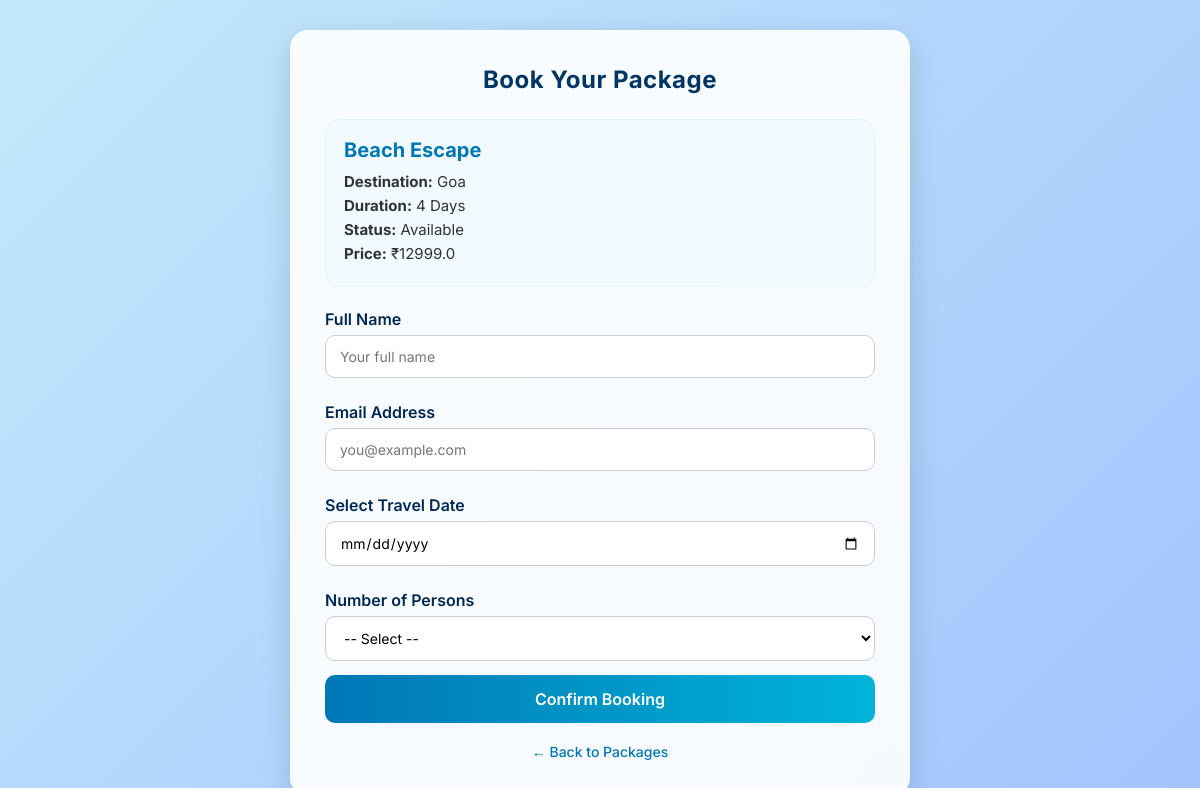
Screenshot of /package/1 with the database file from the repository.
### tables this page shows
CREATE TABLE packages (
        id INTEGER PRIMARY KEY AUTOINCREMENT,
        title TEXT NOT NULL,
        location TEXT NOT NULL,
        description TEXT,
        price REAL NOT NULL,
        days INTEGER NOT NULL,
        image_url TEXT,
        status TEXT DEFAULT 'Available',
        created_at TIMESTAMP DEFAULT CURRENT_TIMESTAMP
    );

### app.py (the view)
@app.route("/package/<int:pid>")
def package_detail(pid):
    db = get_db()
    pkg = db.execute("SELECT * FROM packages WHERE id=?", (pid,)).fetchone()
    if not pkg: abort(404)
    return render_template("book_package.html", package=pkg)

### app.py (called while the page is built)
def get_db():
    if "db" not in g:
        db_url = os.environ.get("DATABASE_URL")  # Render will provide this
        if db_url:
            url = urlparse(db_url)
            g.db = psycopg2.connect(
                database=url.path[1:],
                user=url.username,
                password=url.password,
                host=url.hostname,
                port=url.port
            )
            g.db.autocommit = True
        else:
            g.db = sqlite3.connect(DB_PATH)
            g.db.row_factory = sqlite3.Row
            g.db.execute("PRAGMA foreign_keys = ON;")
    return g.db

### templates/book_package.html (shortened to what this page needs)
<!DOCTYPE html>
<html lang="en">
<head>
</head>
<body>
  <div class="container">
    <h2>Book Your Package</h2>
    <div class="package-details">
      <h3>{{ package.title }}</h3>
      <p><strong>Destination:</strong> {{ package.location }}</p>
      <p><strong>Duration:</strong> {{ package.days }} Days</p>
      <p><strong>Status:</strong> {{ package.status }}</p>
      <p><strong>Price:</strong> ₹{{ package.price }}</p>
    </div>
  <form method="POST" action="{{ url_for('book_package', package_id=package.id) }}">
  <div class="form-group">
    <label for="name">Full Name</label>
    <input
      type="text"
      id="name"
      name="name"
      placeholder="Your full name"
      value="{{ user.fullname if user else '' }}"
      required>
  </div>
  <div class="form-group">
    <label for="email">Email Address</label>
    <input
      type="email"
      id="email"
      name="email"
      placeholder="you@example.com"
      value="{{ user.email if user else '' }}"
      required>
  </div>
  <div class="form-group">
    <label for="travel_date">Select Travel Date</label>
    <input
      type="date"
      id="travel_date"
      name="travel_date"
      required>
  </div>
  <div class="form-group">
    <label for="persons">Number of Persons</label>
    <select id="persons" name="persons" required>
      <option value="">-- Select --</option>
    </select>
  </div>
  <button type="submit" class="btn">Confirm Booking</button>
</form>
    <div class="back-link">
      <a href="{{ url_for('explore_packages') }}">← Back to Packages</a>
    </div>
  </div>
</body>
</html>

### templates/book_package.html (style rules this page uses)
* { box-sizing: border-box; margin: 0; padding: 0; font-family: 'Inter', sans-serif; }
body { background: linear-gradient(135deg, #c2e9fb, #a1c4fd); min-height: 100vh; display: flex; justify-content: center; align-items: center; padding: 30px; }
.container { background: rgba(255, 255, 255, 0.9); backdrop-filter: blur(10px); padding: 35px; border-radius: 18px; box-shadow: 0 10px 30px rgba(0, 0, 0, 0.15); max-width: 620px; width: 100%; transition: all 0.3s ease; }
h2 { text-align: center; margin-bottom: 25px; color: #003566; letter-spacing: 0.5px; }
.package-details { background: #f1faff; padding: 18px; border-radius: 14px; margin-bottom: 22px; border: 1px solid #e0f3ff; }
.package-details h3 { margin-bottom: 10px; color: #0077b6; font-size: 20px; }
.package-details p { margin: 5px 0; font-size: 15px; color: #333; }
form label { font-weight: 600; display: block; margin: 10px 0 6px; color: #002855; }
form input, form select { width: 100%; padding: 12px 14px; border-radius: 10px; border: 1px solid #ccc; margin-bottom: 14px; font-size: 14px; background-color: #fff; transition: border 0.3s ease, box-shadow 0.3s ease; }
button { width: 100%; padding: 14px; background: linear-gradient(90deg, #0077b6, #00b4d8); color: white; border: none; border-radius: 10px; font-size: 16px; font-weight: 600; cursor: pointer; transition: transform 0.2s ease, background 0.3s ease; }
.back-link { margin-top: 18px; text-align: center; }
.back-link a { text-decoration: none; color: #0077b6; font-size: 14px; font-weight: 500; transition: color 0.3s ease; }

### rows the page displays
packages: title "Beach Escape", location "Goa", days "4", status "Available", price "12999.0"
